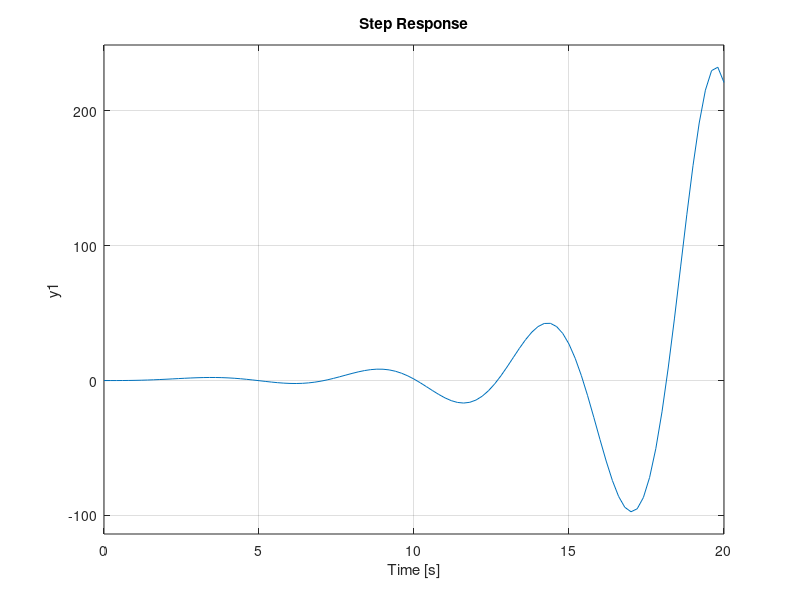

Recreate this plot in MATLAB. (Note: this script raises an error after producing the figure.)
% Isnan Firmansyah

s = tf('s');

Kp= 1;
Ti = 3;

% Ki = Kp/Ti;
Ki = 0;

T =1; 
num = 1;
den = [T T/16 1];    
sys = tf(num, den) % system

sys_c = tf([Ki Kp], [1 0]) % Kp & Ki
% sys_c = tf([Kp]) % Kp only

complete = feedback(sys*sys_c, 1)

step(complete)
% impulse(complete)
% step(complete/s) %ramp response

stepinfo(complete)
% xlim([0 500]) 
% ylim([-2 2])


% 1. P: 1
% 2. I : (1, 3, 5, 7, 9)
% Simulate by using mentioned input
% 1. Step
% 2. Ramp
% 3. Impulse
% And analyze the response based on :
% 1. Rise time
% 2. Settling time
% 3. Overshoot
% 4. Steady-state Error
